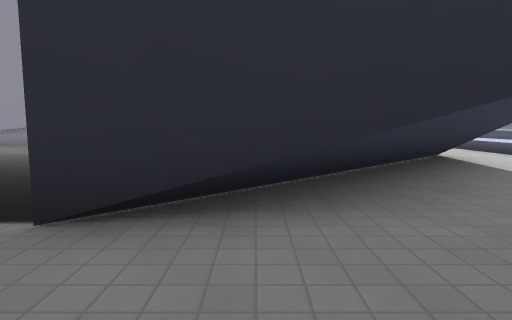
view 1 (above)

22 first-person views from a walk through a 3-D level made in the Godot game engine. The camera is 1.3 m above the floor, tilts 6° down and sees 75° across. The floor is counted in squares, 2 m on a side. Each view is taken from the middle of a square. On the plan, view 1 faces up. The plan holds only what a view shows up to about 10 squares ahead; the rest is blank. The place goes on beyond the plan. Characters and animated objects are left out. Some surface patterns are stand-ins.

view 2
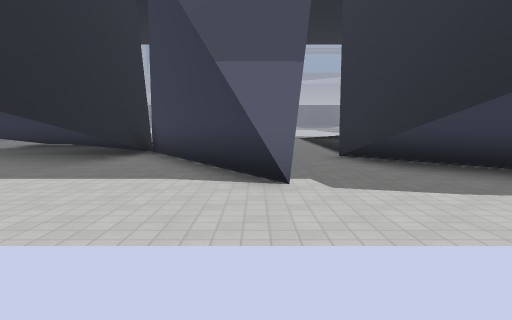

view 3
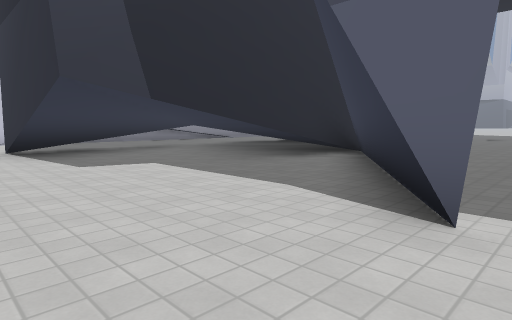

view 4
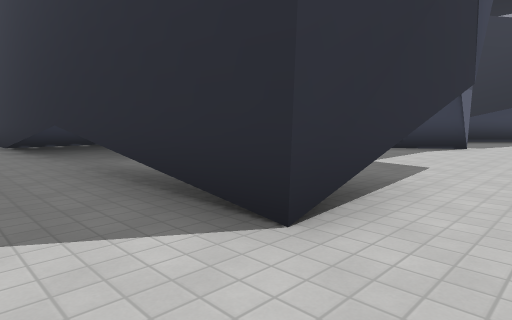

view 5
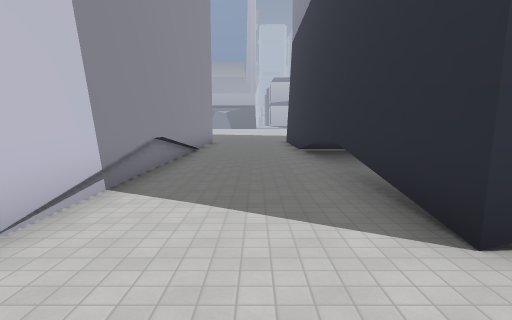

view 6
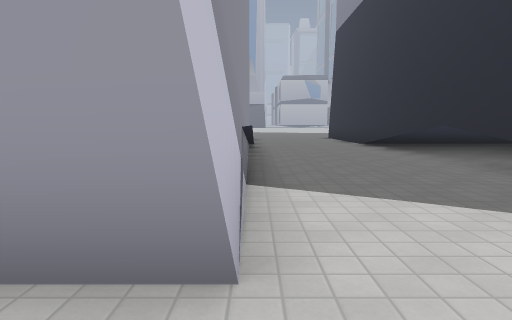

view 7
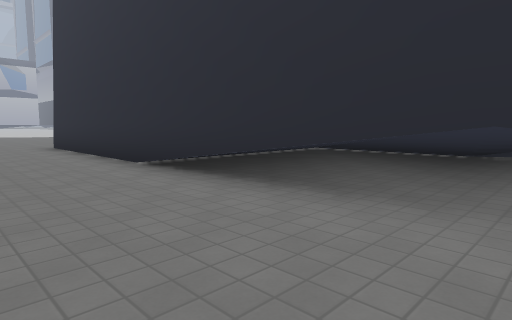

view 8
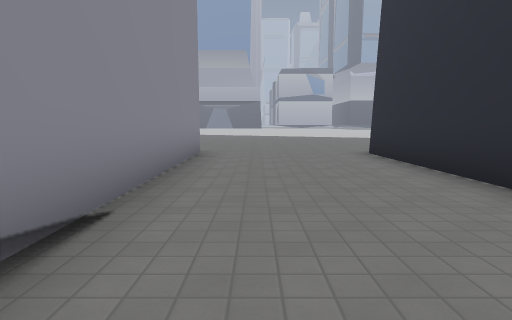

view 9
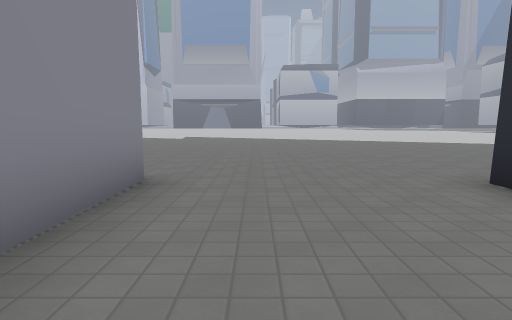

view 10
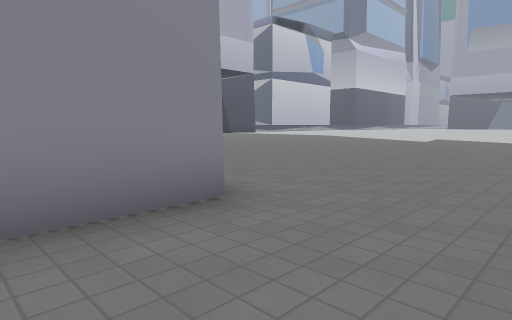

view 11
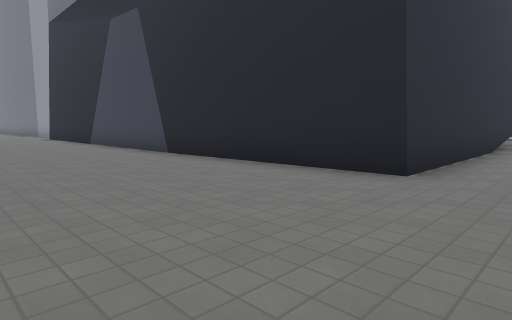

view 12
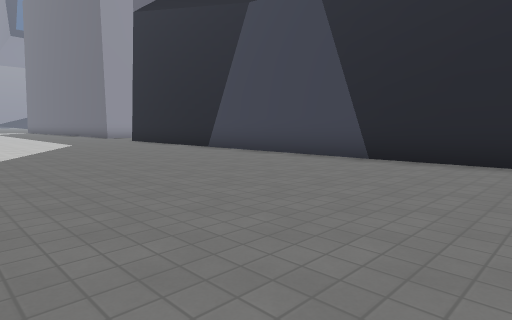

view 13
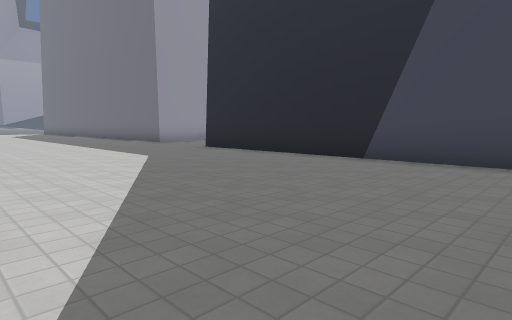

view 14
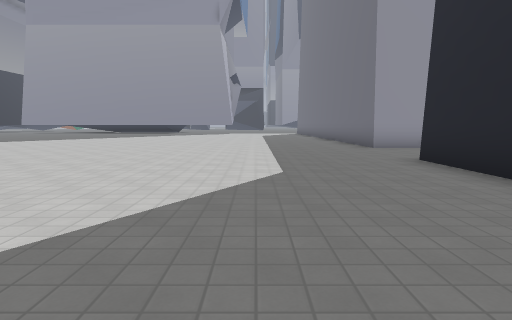

view 15
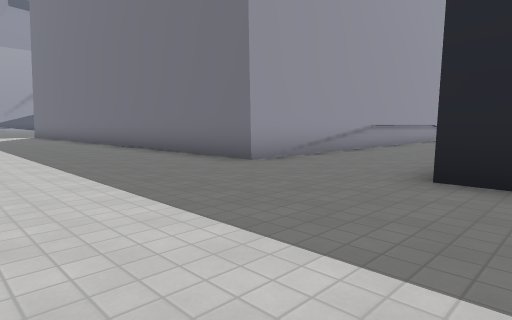

view 16
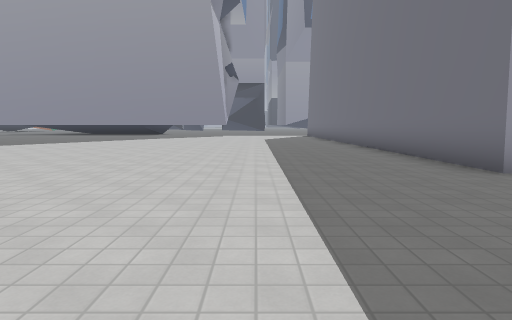

view 17
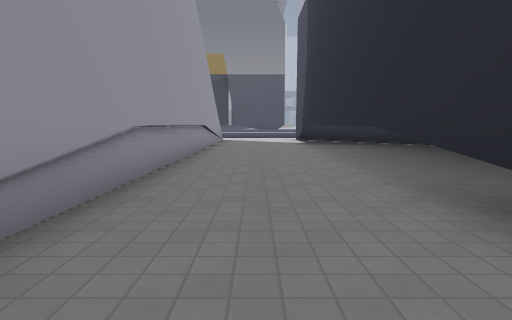

view 18
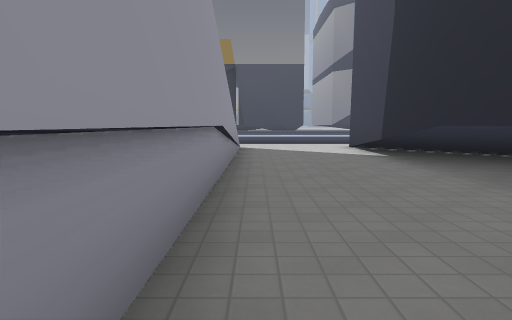

view 19
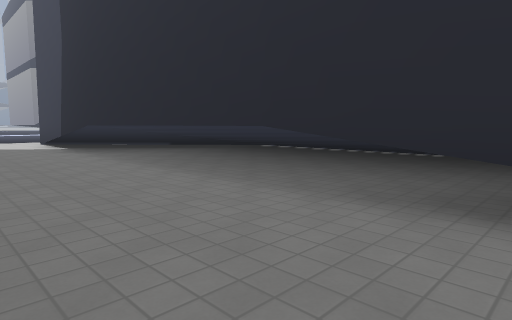

view 20
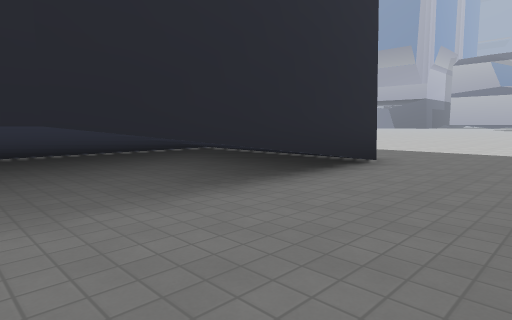

view 21
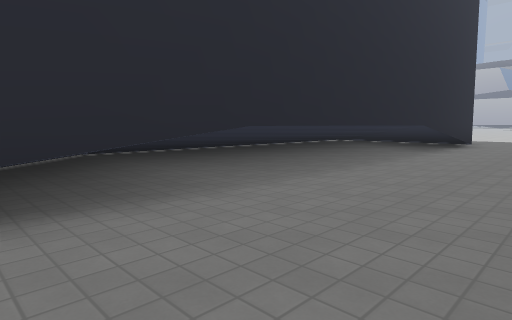

view 22
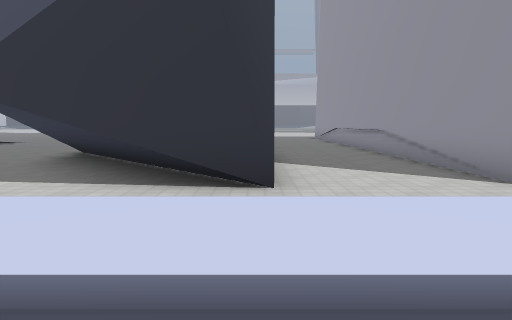

### Floor plan
Key: @ floor where view 1 was taken; # wall or solid block; . main floor; : floor 0.25 m higher than the main floor; + floor 0.5 m higher than the main floor; / step, stairs or slope; = window, fence, low wall or low ledge; ^ raised ledge.
Columns run from 20 left of view 1 to 8 right of it. Each row starts with its distance up from view 1.
 16 ........##
 15 .........#
 14 .........#
 13 .........#
 12 .........#
 11 .........##^^#######^###
 10 .........................
  9 ..........................+/
  8 ..........................+/
  7 ........###^^#######^####.+/:
  6  .......#. ^        ^ .=#.+/
  5   ......#. ^^^^^^^^^..=#.
  4   ......#.. ===  = ..=##.
  3   ......#...........=##..
  2   ......#..........#......
  1   ......#        .........+
  0   ......#      .....@.#...+/
 -1   ......#      ......#....+
 -2   ......#          ##.....
 -3   ......#     ....#.......
 -4   ......#     ....=^##...
 -5   ......#     ..==^###...
 -6   ......#    ...^  # ..#..
 -7   ......#    ...^  #####..
 -8   .......#######^^######..
 -9   ........................
-10   ........................+
-11 ..........................
-12 ..............##########..
-13 ........#######        #.
-14 ........
-15  ......
-16   ....
-17    ..

Where each view was taken, in squares from view 1:
view 1: 0 up, 0 right, facing up
view 2: 0 up, 7 right, facing left
view 3: 1 up, 5 right, facing down-left
view 4: 10 down, 5 right, facing up-left
view 5: 10 down, 6 right, facing left
view 6: 12 down, 5 right, facing left
view 7: 11 down, 1 left, facing up-left
view 8: 11 down, 4 left, facing left
view 9: 11 down, 8 left, facing left
view 10: 10 down, 10 left, facing down-left
view 11: 10 down, 16 left, facing up-right
view 12: 6 down, 18 left, facing up-right
view 13: 1 down, 18 left, facing up-right
view 14: 1 up, 15 left, facing up
view 15: 6 up, 16 left, facing up-right
view 16: 6 up, 15 left, facing up
view 17: 9 up, 11 left, facing right
view 18: 10 up, 6 left, facing right
view 19: 10 up, 9 left, facing down-right
view 20: 10 up, 6 left, facing down-left
view 21: 10 up, 1 right, facing down-left
view 22: 7 up, 8 right, facing left
